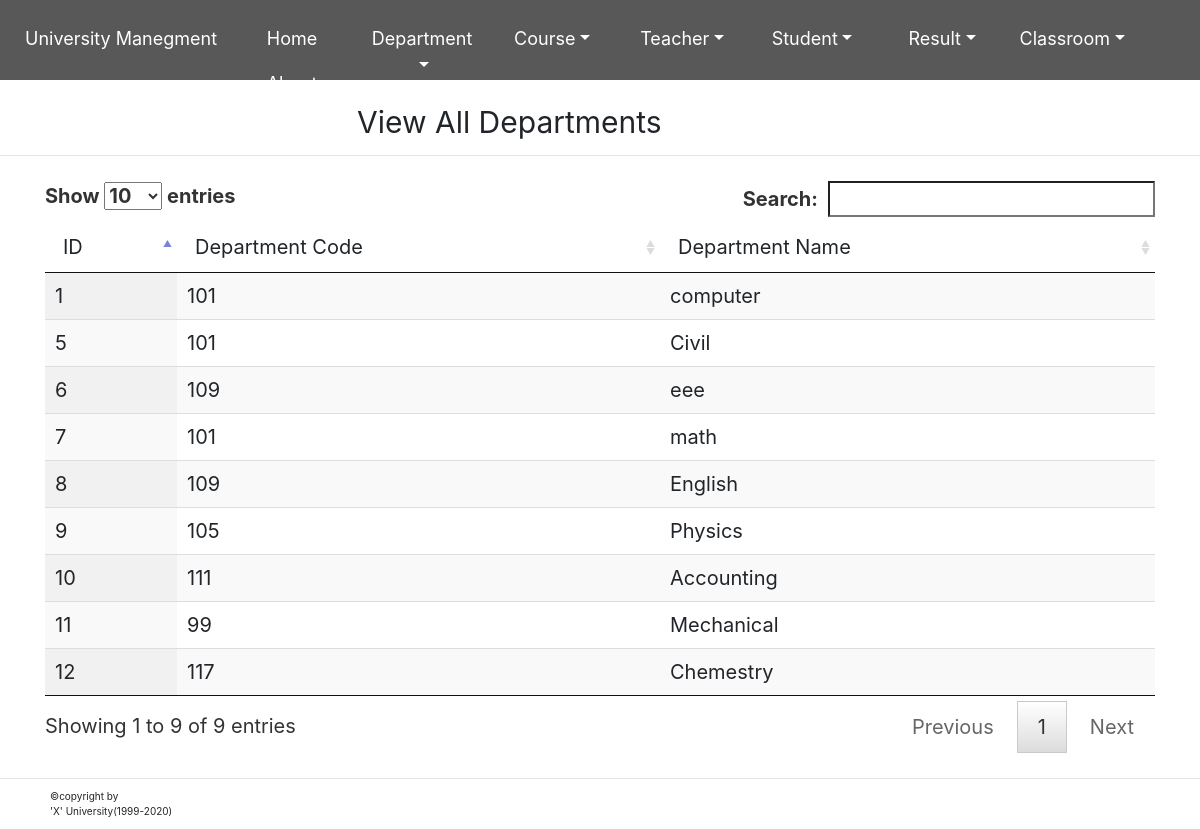
Page /viewDpt.php on the committed database.
### tables this page shows
CREATE TABLE `savedepartment` (
  `id` int(111) NOT NULL,
  `saveDptCode` varchar(111) NOT NULL,
  `saveDptName` varchar(111) NOT NULL
);

### viewDpt.php (the view, shortened to what this page needs)
<?php include("index.php");
?>
<html>
<head>
</head>
<body>
<p class="viewDpt">View All Departments</p>
<hr/>
<br/>
<div class="container"  style="font-size: 20px;">
<?php
	try{
		$con = new PDO ("mysql:host=localhost;dbname=universitym","root","");
		$select=$con->prepare("SELECT * FROM savedepartment");
		$select->setFetchMode(PDO::FETCH_ASSOC);
		$select->execute();
			?>
    <table id="table" class="display" width="100%">
                    <thead>
				<tr><td >ID</td>
				<td >Department Code</td>
				<td>Department Name</td>
				</tr>
                    </thead>
                     <tbody>
				<?php while($p=$select->fetch()){?>
				<tr><td><?php echo $p['id']?></td>
				<td><?php echo $p['saveDptCode']?></td>
				<td><?php echo $p['saveDptName']?></td>
				</tr>
			<?php }
			echo " </tbody>";
			echo "</table>";
		}
		catch(PDOException $e)
				{echo "error" . $e->getMessage();
					}
	?>
</div>
<br/>
<hr />
<P class="foter">©copyright by<br/> 'X' University(1999-2020)</p>
</body>
</html>

### style.css (style rules this page uses)
.foter { margin-left:50px; }
.viewDpt { font-size:30px; margin-left:80px;margin-top:20px; }

### rows in the picture
savedepartment: id "1", saveDptCode "101", saveDptName "computer"
savedepartment: id "5", saveDptCode "101", saveDptName "Civil"
savedepartment: id "6", saveDptCode "109", saveDptName "eee"
savedepartment: id "7", saveDptCode "101", saveDptName "math"
savedepartment: id "8", saveDptCode "109", saveDptName "English"
savedepartment: id "9", saveDptCode "105", saveDptName "Physics"
savedepartment: id "10", saveDptCode "111", saveDptName "Accounting"
savedepartment: id "11", saveDptCode "99", saveDptName "Mechanical"
savedepartment: id "12", saveDptCode "117", saveDptName "Chemestry"
